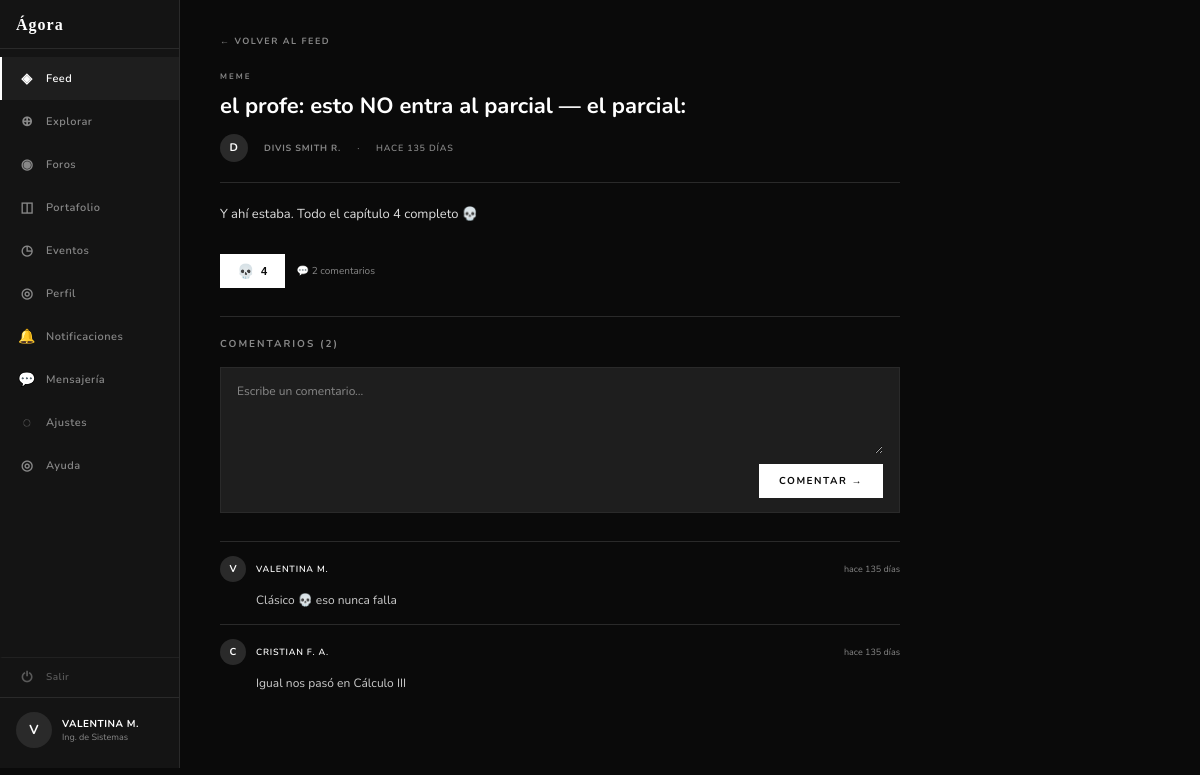
The page /post/2 (signed in) on the database its author committed.
### tables this page shows
CREATE TABLE usuarios (
    id           INTEGER PRIMARY KEY AUTOINCREMENT,
    nombre       TEXT    NOT NULL,
    correo       TEXT    NOT NULL UNIQUE,
    password     TEXT    NOT NULL,
    carrera      TEXT,
    universidad  TEXT,
    semestre     INTEGER,
    bio          TEXT,
    avatar_url   TEXT,
    rol          TEXT    NOT NULL DEFAULT 'estudiante',
                         -- 'estudiante' | 'moderador' | 'admin'
    verificado   INTEGER NOT NULL DEFAULT 0,   -- 1 = verificado
    activo       INTEGER NOT NULL DEFAULT 1,   -- 0 = suspendido/baneado
    creado_en    DATETIME DEFAULT CURRENT_TIMESTAMP
);

CREATE TABLE publicaciones (
    id           INTEGER PRIMARY KEY AUTOINCREMENT,
    autor_id     INTEGER NOT NULL REFERENCES usuarios(id) ON DELETE CASCADE,
    titulo       TEXT    NOT NULL,
    contenido    TEXT    NOT NULL,
    categoria    TEXT    NOT NULL DEFAULT 'general',
                         -- 'academico' | 'meme' | 'foro' | 'portafolio' | 'general'
    hashtags     TEXT,   -- guardados como JSON: ["#ia","#python"]
    imagen_url   TEXT,
    visibilidad  TEXT    NOT NULL DEFAULT 'todos',
                         -- 'todos' | 'seguidores' | 'carrera'
    estado       TEXT    NOT NULL DEFAULT 'publicado',
                         -- 'publicado' | 'borrador' | 'eliminado' | 'pendiente'
    es_anonimo   INTEGER NOT NULL DEFAULT 0,
    creado_en    DATETIME DEFAULT CURRENT_TIMESTAMP,
    editado_en   DATETIME
);

CREATE TABLE comentarios (
    id              INTEGER PRIMARY KEY AUTOINCREMENT,
    publicacion_id  INTEGER NOT NULL REFERENCES publicaciones(id) ON DELETE CASCADE,
    autor_id        INTEGER NOT NULL REFERENCES usuarios(id) ON DELETE CASCADE,
    contenido       TEXT    NOT NULL,
    padre_id        INTEGER REFERENCES comentarios(id) ON DELETE CASCADE,
                    -- NULL = comentario raíz; valor = respuesta a otro comentario
    creado_en       DATETIME DEFAULT CURRENT_TIMESTAMP
);

### app.py (the view)
@app.route('/post/<int:post_id>')
@login_required
def post_detalle(post_id):
    conn = get_db()
    cur  = conn.cursor()
    cur.execute("""
        SELECT
            p.id, p.autor_id, p.titulo, p.contenido, p.categoria,
            p.es_anonimo, p.creado_en,
            u.nombre AS autor_nombre,
            (SELECT COUNT(*) FROM reacciones_publicacion r WHERE r.publicacion_id = p.id) AS total_reacciones,
            (SELECT COUNT(*) FROM comentarios c WHERE c.publicacion_id = p.id) AS total_comentarios
        FROM publicaciones p
        JOIN usuarios u ON u.id = p.autor_id
        WHERE p.id = ? AND p.estado = 'publicado'
    """, (post_id,))
    post = cur.fetchone()
    if not post:
        conn.close()
        flash('Publicación no encontrada.', 'error')
        return redirect(url_for('feed'))
    post = dict(post)
    post['tiempo_relativo'] = tiempo_relativo(post['creado_en'])
    cur.execute("""
        SELECT c.id, c.contenido, c.creado_en, 0 AS es_anonimo, u.nombre AS autor_nombre
        FROM comentarios c
        JOIN usuarios u ON u.id = c.autor_id
        WHERE c.publicacion_id = ?
        ORDER BY c.creado_en ASC
    """, (post_id,))
    filas = cur.fetchall()
    cur.execute(
        "SELECT 1 FROM reacciones_publicacion WHERE publicacion_id = ? AND usuario_id = ?",
        (post_id, session['user_id'])
    )
    ya_reaccione = cur.fetchone() is not None
    conn.close()
    comentarios = []
    for fila in filas:
        d = dict(fila)
        d['tiempo_relativo'] = tiempo_relativo(d['creado_en'])
        comentarios.append(d)
    return render_template('posts/detalle.html',
                           post=post,
                           comentarios=comentarios,
                           ya_reaccione=ya_reaccione,
                           es_propio=(post.get('autor_id') == session['user_id']))

### app.py (called while the page is built)
def get_db():
    conn = sqlite3.connect(DB)
    conn.row_factory = sqlite3.Row
    return conn

def tiempo_relativo(fecha_str):
    try:
        fecha = datetime.strptime(str(fecha_str), '%Y-%m-%d %H:%M:%S')
    except (ValueError, TypeError):
        return ''
    delta = datetime.now() - fecha
    segundos = int(delta.total_seconds())
    if segundos < 60:
        return 'ahora mismo'
    if segundos < 3600:
        return f'hace {segundos // 60}min'
    if segundos < 86400:
        return f'hace {segundos // 3600}h'
    return f'hace {delta.days} días'

def login_required(f):
    from functools import wraps
    @wraps(f)
    def decorated(*args, **kwargs):
        if not session.get('user_id'):
            return redirect(url_for('login'))
        return f(*args, **kwargs)
    return decorated

### templates/posts/detalle.html (shortened to what this page needs)
{% extends "compartidos/base.html" %}
{% block content %}
<div class="detalle-layout">
  {% set pagina_activa = 'feed' %}
  {% include 'compartidos/sidebar.html' %}
  <main class="detalle-main">
    <a class="btn-back" href="{{ url_for('feed') }}">← Volver al feed</a>
    <div class="post-header">
      <div class="post-cat-badge">
        {% if post.categoria == 'academico' %}ACADÉMICO
        {% elif post.categoria == 'meme' %}MEME
        {% elif post.categoria == 'foro' %}FORO
        {% elif post.categoria == 'portafolio' %}PORTAFOLIO
        {% else %}GENERAL{% endif %}
      </div>
      <h1 class="post-titulo-grande">{{ post.titulo }}</h1>
      <div class="post-meta-row">
        <div class="meta-avatar">
          {% if post.es_anonimo %}?
          {% else %}{{ post.autor_nombre[0].upper() }}{% endif %}
        </div>
        <span>
          {% if post.es_anonimo %}ANÓNIMO
          {% else %}
            <a href="{{ url_for('ver_perfil_usuario', usuario_id=post.autor_id) if post.autor_id else '#' }}"
               style="color:inherit;text-decoration:none;font-weight:700;">{{ post.autor_nombre.upper() }}</a>
          {% endif %}
        </span>
        <span>·</span>
        <span>{{ post.tiempo_relativo }}</span>
      </div>
    </div>
    <div class="sep"></div>
    <div class="post-body">{{ post.contenido }}</div>
    <div class="reacciones-bar">
      <button class="reaccion-btn {% if ya_reaccione %}activa{% endif %}"
              id="btn-reaccion"
              onclick="reaccionar({{post.id}})">
        <span class="emoji">
          {% if post.categoria == 'meme' %}💀
          {% elif post.categoria == 'foro' %}🙌
          {% elif post.categoria == 'portafolio' %}⭐
          {% else %}👏{% endif %}
        </span>
        <span id="total-reacciones">{{ post.total_reacciones }}</span>
      </button>
      <span style="font-size:10px;color:var(--texto-dim);margin-left:4px;">
        💬 {{ comentarios | length }} comentario{{ 's' if comentarios | length != 1 else '' }}
      </span>
    </div>
    <div class="sep"></div>
    <div class="comentarios-titulo">
      Comentarios ({{ comentarios | length }})
    </div>
    <form class="comentario-form" method="POST"
          action="{{ url_for('comentar', post_id=post.id) }}">
      <textarea
        name="contenido"
        placeholder="Escribe un comentario…"
        required
        maxlength="1000"
      ></textarea>
      <div class="comentario-form-footer">
        <button type="submit" class="btn btn-primary">
          Comentar →
        </button>
      </div>
    </form>
    {% if comentarios %}
      {% for c in comentarios %}
      <div class="comentario-item">
        <div class="comentario-header">
          <div class="com-avatar">
            {% if c.es_anonimo %}?
            {% else %}{{ c.autor_nombre[0].upper() }}{% endif %}
          </div>
          <span class="com-autor">
            {% if c.es_anonimo %}Anónimo
            {% else %}
              <a href="{{ url_for('ver_perfil_usuario', usuario_id=c.autor_id) if c.autor_id is defined and c.autor_id else '#' }}"
                 style="color:inherit;text-decoration:none;font-weight:600;">{{ c.autor_nombre }}</a>
            {% endif %}
          </span>
          <span class="com-tiempo">{{ c.tiempo_relativo }}</span>
        </div>
        <div class="com-texto">{{ c.contenido }}</div>
      </div>
      {% endfor %}
    {% else %}
      <div class="sin-comentarios">
        Sin comentarios aún. ¡Sé el primero!
      </div>
    {% endif %}
  </main>
</div>
{% endblock %}

### templates/compartidos/sidebar.html (shortened to what this page needs)
<aside class="sidebar">
  <div class="sidebar-top">
    <div class="sidebar-logo">Ágora</div>
    <nav class="sidebar-nav">
      <a class="nav-item {% if pagina_activa == 'feed' %}active{% endif %}"
         href="{{ url_for('feed') }}">
        <span class="nav-icon">◈</span> Feed
      </a>
      <a class="nav-item {% if pagina_activa == 'explorar' %}active{% endif %}"
         href="{{ url_for('explorar') }}">
        <span class="nav-icon">⊕</span> Explorar
      </a>
      <a class="nav-item {% if pagina_activa == 'foros' %}active{% endif %}"
         href="{{ url_for('foros') }}">
        <span class="nav-icon">◉</span> Foros
      </a>
      <a class="nav-item {% if pagina_activa == 'portafolio' %}active{% endif %}"
         href="{{ url_for('portafolio') }}">
        <span class="nav-icon">◫</span> Portafolio
      </a>
      <a class="nav-item {% if pagina_activa == 'eventos' %}active{% endif %}"
         href="{{ url_for('eventos') }}">
        <span class="nav-icon">◷</span> Eventos
      </a>
      <a class="nav-item {% if pagina_activa == 'perfil' %}active{% endif %}"
         href="{{ url_for('perfil') }}">
        <span class="nav-icon">◎</span> Perfil
      </a>
      <a class="nav-item {% if pagina_activa == 'notificaciones' %}active{% endif %}"
         href="{{ url_for('notificaciones') }}"
         id="nav-notificaciones" style="position:relative;">
        <span class="nav-icon">🔔</span> Notificaciones
      </a>
      <a class="nav-item {% if pagina_activa == 'mensajes' %}active{% endif %}"
         href="{{ url_for('mensajes') }}"
         id="nav-mensajes" style="position:relative;">
        <span class="nav-icon">💬</span> Mensajería
      </a>
      <a class="nav-item {% if pagina_activa == 'ajustes' %}active{% endif %}"
         href="{{ url_for('ajustes') }}">
        <span class="nav-icon">◌</span> Ajustes
      </a>
      <a class="nav-item {% if pagina_activa == 'ayuda' %}active{% endif %}"
         href="{{ url_for('ayuda') }}">
        <span class="nav-icon">◎</span> Ayuda
      </a>
    </nav>
  </div>
  <div class="sidebar-bottom">
    <a class="sidebar-logout" href="{{ url_for('logout') }}"
       onclick="return confirm('¿Cerrar sesión?')">
      <span class="nav-icon">⏻</span> Salir
    </a>
      <div class="sidebar-user">
      <div class="user-avatar">{{ session.nombre[0].upper() }}</div>
      <div class="user-info">
        <div class="user-name">{{ session.nombre.upper() }}</div>
        <div class="user-carrera">{{ session.carrera }}</div>
      </div>
    </div>
  </div>
</aside>

### static/css/style.css (style rules this page uses)
:root { --fondo: #0A0A0A; --panel: #141414; --superficie: #1E1E1E; --borde: #2A2A2A; --texto: #FFFFFF; --texto-dim: #888888; --acento: #FFFFFF; --acento-txt: #0A0A0A; --fuente-body: 'Nunito', sans-serif; --fuente-display: Georgia, serif; }
*, *::before, *::after { box-sizing: border-box; margin: 0; padding: 0; }
body { font-family: var(--fuente-body); background: var(--fondo); color: var(--texto); min-height: 100vh; }
a { text-decoration: none; color: inherit; }
.btn-primary { display: inline-flex; align-items: center; justify-content: center; padding: 10px 20px; background: var(--acento); color: var(--acento-txt); font-family: var(--fuente-body); font-size: 10px; font-weight: 700; letter-spacing: 1.5px; text-transform: uppercase; border: none; border-radius: 0; cursor: pointer; transition: opacity 0.15s, transform 0.12s; text-decoration: none; }
.sidebar { width: 180px; min-width: 180px; height: 100vh; background: var(--panel); border-right: 1px solid var(--borde); display: flex; flex-direction: column; justify-content: space-between; padding: 16px 0 20px; position: sticky; top: 0; overflow-y: auto; flex-shrink: 0; }
.sidebar-top { display: flex; flex-direction: column; }
.sidebar-logo { font-family: var(--fuente-display); font-size: 16px; font-weight: bold; color: var(--texto); letter-spacing: 1px; padding: 0 16px 14px; border-bottom: 1px solid var(--borde); margin-bottom: 8px; }
.sidebar-nav { display: flex; flex-direction: column; }
.nav-item { display: flex; align-items: center; gap: 10px; padding: 12px 16px; font-size: 11px; font-weight: 600; letter-spacing: 0.5px; color: var(--texto-dim); cursor: pointer; transition: background 0.12s, color 0.12s; text-decoration: none; border-left: 2px solid transparent; }
.nav-item.active { background: var(--superficie); color: var(--texto); border-left-color: var(--texto); }
.nav-icon { font-size: 14px; width: 18px; text-align: center; flex-shrink: 0; }
.sidebar-bottom { display: flex; flex-direction: column; }
.sidebar-logout { display: flex; align-items: center; gap: 10px; padding: 10px 16px; font-size: 10px; font-weight: 600; letter-spacing: 0.5px; color: var(--texto-dim); text-decoration: none; border-top: 1px solid var(--borde); border-left: 2px solid transparent; transition: background 0.12s, color 0.12s; opacity: 0.6; }
.sidebar-user { padding: 14px 16px 0; border-top: 1px solid var(--borde); display: flex; align-items: center; gap: 10px; }
.user-avatar { width: 36px; height: 36px; border-radius: 50%; background: var(--borde); display: flex; align-items: center; justify-content: center; font-size: 13px; font-weight: 700; color: var(--texto); flex-shrink: 0; }
.user-info { min-width: 0; }
.user-name { font-size: 10px; font-weight: 700; color: var(--texto); letter-spacing: 0.5px; white-space: nowrap; overflow: hidden; text-overflow: ellipsis; }
.user-carrera { font-size: 9px; color: var(--texto-dim); white-space: nowrap; overflow: hidden; text-overflow: ellipsis; }

### rows shown on the page
usuarios: nombre "VALENTINA M."
publicaciones: titulo "el profe: esto NO entra al parcial — el parcial:", contenido "Y ahí estaba. Todo el capítulo 4 completo 💀"
usuarios: nombre "D", autor_nombre "DIVIS SMITH R."
comentarios: nombre "V", autor_nombre "VALENTINA M.", tiempo_relativo "hace 135 días", contenido "Clásico 💀 eso nunca falla"
comentarios: nombre "C", autor_nombre "CRISTIAN F. A.", tiempo_relativo "hace 135 días", contenido "Igual nos pasó en Cálculo III"

### other values the page prints
{{ session.nombre[0].upper() }} "V"
{{ session.carrera }} "Ing. de Sistemas"
{{ post.tiempo_relativo }} "HACE 135 DÍAS"
{{ post.total_reacciones }} "4"
{{ comentarios | length }} "2"
{{ 's' if comentarios | length != 1 else '' }} "s"
